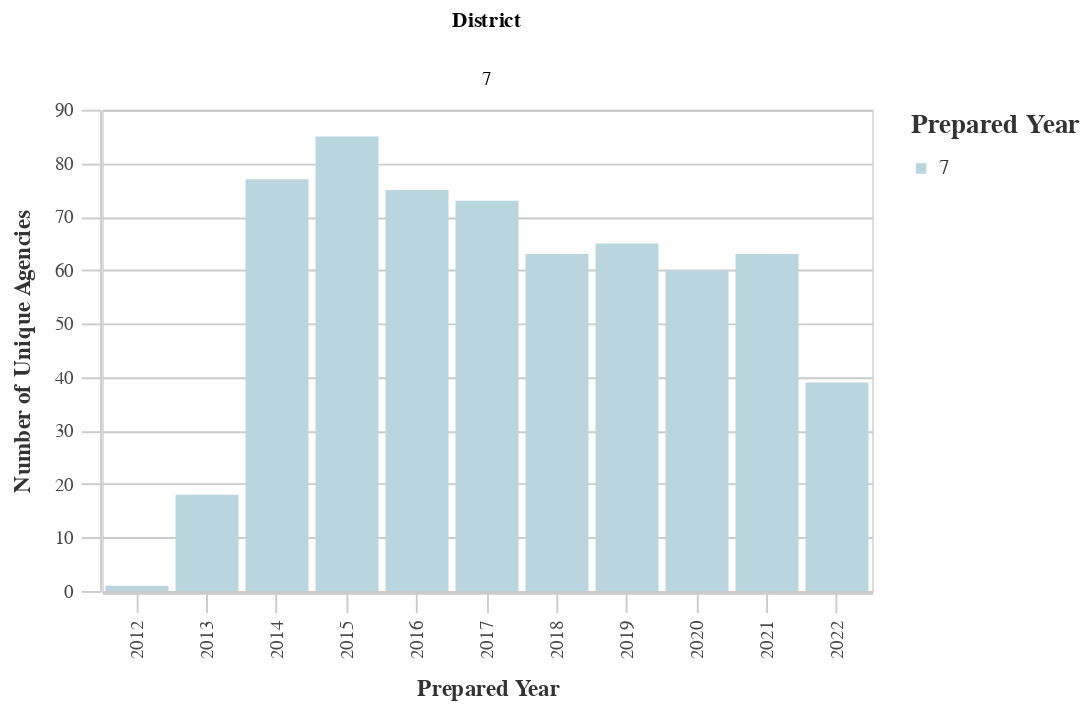

Source (notebook cell):
### Code cell
# Unique Agencies by Dist
dist_years_agency = ((
        df
        >> group_by(_.prepared_y, _.dist)
        >> summarize(n=_.primary_agency_name.nunique())
        >> arrange(-_.prepared_y)
    )
        .rename(columns={'dist':'District', 'n':'Count'})
    )
chart10 = (alt.Chart(dist_years_agency).mark_bar().encode(
        column='District:N',
        x=alt.X('prepared_y:O', title='Prepared Year'),
        y=alt.Y('Count:Q', title='Number of Unique Agencies'),
        color = alt.Color("District:N", 
                              scale=alt.Scale(
                                  range=altair_utils.CALITP_SEQUENTIAL_COLORS),  
                               legend=alt.Legend(title="Prepared Year")
                              )))
                              
chart10 = styleguide.preset_chart_config(chart10)
chart10 = _dla_utils_reports.add_tooltip(chart10, 'prepared_y', 'Count')
    
display(HTML("<h4><strong>Number of Unique Agencies by District</strong></h4>"))
chart10

### Figure 1 — Vega-Lite specification as saved in the notebook (floating-point values rounded to 4 significant figures)
{"config": {"view": {"continuousWidth": 400, "continuousHeight": 300}, "axis": {"domainColor": "#cbcbcb", "grid": true, "gridColor": "#cbcbcb", "gridWidth": 1, "labelColor": "#474747", "labelFont": "Nunito Sans", "labelFontSize": 10, "labelPadding": 4, "tickColor": "#cbcbcb", "tickSize": 10, "titleColor": "#333", "titleFont": "Raleway", "titleFontSize": 12, "titlePadding": 10}, "axisBand": {"grid": false}, "background": "white", "font": "Raleway", "header": {"labelFont": "Nunito Sans", "titleFont": "Raleway"}, "legend": {"labelColor": "#333", "labelFont": "Nunito Sans", "labelFontSize": 11, "labelLimit": 0, "padding": 1, "symbolSize": 30, "symbolType": "square", "titleColor": "#333", "titleFont": "Raleway", "titleFontSize": 14, "titlePadding": 10}, "title": {"anchor": "middle", "font": "Raleway", "fontSize": 18, "fontWeight": 300, "offset": 20}}, "data": {"name": "data-e02297b194a58367aeb3cc793529ddd1"}, "mark": "bar", "encoding": {"color": {"field": "District", "legend": {"title": "Prepared Year"}, "scale": {"range": ["#B9D6DF", "#8CBCCB", "#2EA8CE", "#136C97", "#0B405B"]}, "type": "nominal"}, "column": {"field": "District", "type": "nominal"}, "tooltip": [{"field": "prepared_y", "type": "quantitative"}, {"field": "Count", "type": "quantitative"}], "x": {"field": "prepared_y", "title": "Prepared Year", "type": "ordinal"}, "y": {"field": "Count", "title": "Number of Unique Agencies", "type": "quantitative"}}, "height": 250, "width": 400, "$schema": "https://vega.github.io/schema/vega-lite/v4.17.0.json", "datasets": {"data-e02297b194a58367aeb3cc793529ddd1": [{"prepared_y": 2022.0, "District": 7, "Count": 39}, {"prepared_y": 2021.0, "District": 7, "Count": 63}, {"prepared_y": 2020.0, "District": 7, "Count": 60}, {"prepared_y": 2019.0, "District": 7, "Count": 65}, {"prepared_y": 2018.0, "District": 7, "Count": 63}, {"prepared_y": 2017.0, "District": 7, "Count": 73}, {"prepared_y": 2016.0, "District": 7, "Count": 75}, {"prepared_y": 2015.0, "District": 7, "Count": 85}, {"prepared_y": 2014.0, "District": 7, "Count": 77}, {"prepared_y": 2013.0, "District": 7, "Count": 18}, {"prepared_y": 2012.0, "District": 7, "Count": 1}]}}
